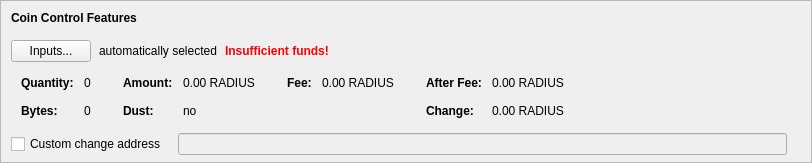
    <widget class="QFrame" name="frameCoinControl">
     <property name="sizePolicy">
      <sizepolicy hsizetype="Expanding" vsizetype="Expanding">
       <horstretch>0</horstretch>
       <verstretch>0</verstretch>
      </sizepolicy>
     </property>
     <property name="maximumSize">
      <size>
       <width>16777215</width>
       <height>16777215</height>
      </size>
     </property>
     <property name="frameShape">
      <enum>QFrame::StyledPanel</enum>
     </property>
     <property name="frameShadow">
      <enum>QFrame::Sunken</enum>
     </property>
     <layout class="QVBoxLayout" name="verticalLayoutCoinControl2">
      <property name="spacing">
       <number>0</number>
      </property>
      <property name="leftMargin">
       <number>0</number>
      </property>
      <property name="topMargin">
       <number>0</number>
      </property>
      <property name="rightMargin">
       <number>0</number>
      </property>
      <property name="bottomMargin">
       <number>6</number>
      </property>
      <item>
       <layout class="QVBoxLayout" name="verticalLayoutCoinControl" stretch="0,0,0,0,1">
        <property name="spacing">
         <number>0</number>
        </property>
        <property name="leftMargin">
         <number>10</number>
        </property>
        <property name="topMargin">
         <number>10</number>
        </property>
        <item>
         <layout class="QHBoxLayout" name="horizontalLayoutCoinControl1">
          <property name="bottomMargin">
           <number>15</number>
          </property>
          <item>
           <widget class="QLabel" name="labelCoinControlFeatures">
            <property name="sizePolicy">
             <sizepolicy hsizetype="Preferred" vsizetype="Maximum">
              <horstretch>0</horstretch>
              <verstretch>0</verstretch>
             </sizepolicy>
            </property>
            <property name="font">
             <font>
              <weight>75</weight>
              <bold>true</bold>
             </font>
            </property>
            <property name="styleSheet">
             <string notr="true">font-weight:bold;</string>
            </property>
            <property name="text">
             <string>Coin Control Features</string>
            </property>
           </widget>
          </item>
         </layout>
        </item>
        <item>
         <layout class="QHBoxLayout" name="horizontalLayoutCoinControl2" stretch="0,0,0,0">
          <property name="spacing">
           <number>8</number>
          </property>
          <property name="bottomMargin">
           <number>10</number>
          </property>
          <item>
           <widget class="QPushButton" name="pushButtonCoinControl">
            <property name="styleSheet">
             <string notr="true"/>
            </property>
            <property name="text">
             <string>Inputs...</string>
            </property>
            <property name="autoDefault">
             <bool>false</bool>
            </property>
           </widget>
          </item>
          <item>
           <widget class="QLabel" name="labelCoinControlAutomaticallySelected">
            <property name="text">
             <string>automatically selected</string>
            </property>
            <property name="margin">
             <number>5</number>
            </property>
           </widget>
          </item>
          <item>
           <widget class="QLabel" name="labelCoinControlInsuffFunds">
            <property name="font">
             <font>
              <weight>75</weight>
              <bold>true</bold>
             </font>
            </property>
            <property name="styleSheet">
             <string notr="true">color:red;font-weight:bold;</string>
            </property>
            <property name="text">
             <string>Insufficient funds!</string>
            </property>
            <property name="margin">
             <number>5</number>
            </property>
           </widget>
          </item>
          <item>
           <spacer name="horizontalSpacerCoinControl">
            <property name="orientation">
             <enum>Qt::Horizontal</enum>
            </property>
            <property name="sizeHint" stdset="0">
             <size>
              <width>40</width>
              <height>1</height>
             </size>
            </property>
           </spacer>
          </item>
         </layout>
        </item>
        <item>
         <widget class="QWidget" name="widgetCoinControl" native="true">
          <property name="sizePolicy">
           <sizepolicy hsizetype="Preferred" vsizetype="Preferred">
            <horstretch>0</horstretch>
            <verstretch>0</verstretch>
           </sizepolicy>
          </property>
          <property name="minimumSize">
           <size>
            <width>0</width>
            <height>0</height>
           </size>
          </property>
          <property name="styleSheet">
           <string notr="true"/>
          </property>
          <layout class="QHBoxLayout" name="horizontalLayoutCoinControl5">
           <property name="leftMargin">
            <number>0</number>
           </property>
           <property name="topMargin">
            <number>0</number>
           </property>
           <property name="rightMargin">
            <number>0</number>
           </property>
           <property name="bottomMargin">
            <number>0</number>
           </property>
           <item>
            <layout class="QHBoxLayout" name="horizontalLayoutCoinControl3" stretch="0,0,0,1">
             <property name="spacing">
              <number>20</number>
             </property>
             <property name="topMargin">
              <number>0</number>
             </property>
             <property name="bottomMargin">
              <number>10</number>
             </property>
             <item>
              <layout class="QFormLayout" name="formLayoutCoinControl1">
               <property name="horizontalSpacing">
                <number>10</number>
               </property>
               <property name="verticalSpacing">
                <number>14</number>
               </property>
               <property name="leftMargin">
                <number>10</number>
               </property>
               <property name="topMargin">
                <number>4</number>
               </property>
               <property name="rightMargin">
                <number>6</number>
               </property>
               <item row="0" column="0">
                <widget class="QLabel" name="labelCoinControlQuantityText">
                 <property name="font">
                  <font>
                   <weight>75</weight>
                   <bold>true</bold>
                  </font>
                 </property>
                 <property name="text">
                  <string>Quantity:</string>
                 </property>
                 <property name="margin">
                  <number>0</number>
                 </property>
                </widget>
               </item>
               <item row="0" column="1">
                <widget class="QLabel" name="labelCoinControlQuantity">
                 <property name="cursor">
                  <cursorShape>IBeamCursor</cursorShape>
                 </property>
                 <property name="contextMenuPolicy">
                  <enum>Qt::ActionsContextMenu</enum>
                 </property>
                 <property name="text">
                  <string notr="true">0</string>
                 </property>
                 <property name="margin">
                  <number>0</number>
                 </property>
                 <property name="textInteractionFlags">
                  <set>Qt::LinksAccessibleByMouse|Qt::TextSelectableByKeyboard|Qt::TextSelectableByMouse</set>
                 </property>
                </widget>
               </item>
               <item row="1" column="0">
                <widget class="QLabel" name="labelCoinControlBytesText">
                 <property name="font">
                  <font>
                   <weight>75</weight>
                   <bold>true</bold>
                  </font>
                 </property>
                 <property name="text">
                  <string>Bytes:</string>
                 </property>
                </widget>
               </item>
               <item row="1" column="1">
                <widget class="QLabel" name="labelCoinControlBytes">
                 <property name="cursor">
                  <cursorShape>IBeamCursor</cursorShape>
                 </property>
                 <property name="contextMenuPolicy">
                  <enum>Qt::ActionsContextMenu</enum>
                 </property>
                 <property name="text">
                  <string notr="true">0</string>
                 </property>
                 <property name="textInteractionFlags">
                  <set>Qt::LinksAccessibleByMouse|Qt::TextSelectableByKeyboard|Qt::TextSelectableByMouse</set>
                 </property>
                </widget>
               </item>
              </layout>
             </item>
             <item>
              <layout class="QFormLayout" name="formLayoutCoinControl2">
               <property name="horizontalSpacing">
                <number>10</number>
               </property>
               <property name="verticalSpacing">
                <number>14</number>
               </property>
               <property name="leftMargin">
                <number>6</number>
               </property>
               <property name="topMargin">
                <number>4</number>
               </property>
               <property name="rightMargin">
                <number>6</number>
               </property>
               <item row="0" column="0">
                <widget class="QLabel" name="labelCoinControlAmountText">
                 <property name="font">
                  <font>
                   <weight>75</weight>
                   <bold>true</bold>
                  </font>
                 </property>
                 <property name="text">
                  <string>Amount:</string>
                 </property>
                 <property name="margin">
                  <number>0</number>
                 </property>
                </widget>
               </item>
               <item row="0" column="1">
                <widget class="QLabel" name="labelCoinControlAmount">
                 <property name="cursor">
                  <cursorShape>IBeamCursor</cursorShape>
                 </property>
                 <property name="contextMenuPolicy">
                  <enum>Qt::ActionsContextMenu</enum>
                 </property>
                 <property name="text">
                  <string notr="true">0.00 RADIUS</string>
                 </property>
                 <property name="textInteractionFlags">
                  <set>Qt::LinksAccessibleByMouse|Qt::TextSelectableByKeyboard|Qt::TextSelectableByMouse</set>
                 </property>
                </widget>
               </item>
               <item row="1" column="0">
                <widget class="QLabel" name="labelCoinControlLowOutputText">
                 <property name="font">
                  <font>
                   <weight>75</weight>
                   <bold>true</bold>
                  </font>
                 </property>
                 <property name="text">
                  <string>Dust:</string>
                 </property>
                </widget>
               </item>
               <item row="1" column="1">
                <widget class="QLabel" name="labelCoinControlLowOutput">
                 <property name="cursor">
                  <cursorShape>IBeamCursor</cursorShape>
                 </property>
                 <property name="contextMenuPolicy">
                  <enum>Qt::ActionsContextMenu</enum>
                 </property>
                 <property name="text">
                  <string notr="true">no</string>
                 </property>
                 <property name="textInteractionFlags">
                  <set>Qt::LinksAccessibleByMouse|Qt::TextSelectableByKeyboard|Qt::TextSelectableByMouse</set>
                 </property>
                </widget>
               </item>
              </layout>
             </item>
             <item>
              <layout class="QFormLayout" name="formLayoutCoinControl3">
               <property name="horizontalSpacing">
                <number>10</number>
               </property>
               <property name="verticalSpacing">
                <number>14</number>
               </property>
               <property name="leftMargin">
                <number>6</number>
               </property>
               <property name="topMargin">
                <number>4</number>
               </property>
               <property name="rightMargin">
                <number>6</number>
               </property>
               <item row="0" column="0">
                <widget class="QLabel" name="labelCoinControlFeeText">
                 <property name="font">
                  <font>
                   <weight>75</weight>
                   <bold>true</bold>
                  </font>
                 </property>
                 <property name="text">
                  <string>Fee:</string>
                 </property>
                 <property name="margin">
                  <number>0</number>
                 </property>
                </widget>
               </item>
               <item row="0" column="1">
                <widget class="QLabel" name="labelCoinControlFee">
                 <property name="cursor">
                  <cursorShape>IBeamCursor</cursorShape>
                 </property>
                 <property name="contextMenuPolicy">
                  <enum>Qt::ActionsContextMenu</enum>
                 </property>
                 <property name="text">
                  <string notr="true">0.00 RADIUS</string>
                 </property>
                 <property name="textInteractionFlags">
                  <set>Qt::LinksAccessibleByMouse|Qt::TextSelectableByKeyboard|Qt::TextSelectableByMouse</set>
                 </property>
                </widget>
               </item>
             </layout>
             </item>
             <item>
              <layout class="QFormLayout" name="formLayoutCoinControl4">
               <property name="horizontalSpacing">
                <number>10</number>
               </property>
               <property name="verticalSpacing">
                <number>14</number>
               </property>
               <property name="leftMargin">
                <number>6</number>
               </property>
               <property name="topMargin">
                <number>4</number>
               </property>
               <property name="rightMargin">
                <number>6</number>
               </property>
               <item row="0" column="0">
                <widget class="QLabel" name="labelCoinControlAfterFeeText">
                 <property name="font">
                  <font>
                   <weight>75</weight>
                   <bold>true</bold>
                  </font>
                 </property>
                 <property name="text">
                  <string>After Fee:</string>
                 </property>
                 <property name="margin">
                  <number>0</number>
                 </property>
                </widget>
               </item>
               <item row="0" column="1">
                <widget class="QLabel" name="labelCoinControlAfterFee">
                 <property name="cursor">
                  <cursorShape>IBeamCursor</cursorShape>
                 </property>
                 <property name="contextMenuPolicy">
                  <enum>Qt::ActionsContextMenu</enum>
                 </property>
                 <property name="text">
                  <string notr="true">0.00 RADIUS</string>
                 </property>
                 <property name="textInteractionFlags">
                  <set>Qt::LinksAccessibleByMouse|Qt::TextSelectableByKeyboard|Qt::TextSelectableByMouse</set>
                 </property>
                </widget>
               </item>
               <item row="1" column="0">
                <widget class="QLabel" name="labelCoinControlChangeText">
                 <property name="font">
                  <font>
                   <weight>75</weight>
                   <bold>true</bold>
                  </font>
                 </property>
                 <property name="text">
                  <string>Change:</string>
                 </property>
                </widget>
               </item>
               <item row="1" column="1">
                <widget class="QLabel" name="labelCoinControlChange">
                 <property name="cursor">
                  <cursorShape>IBeamCursor</cursorShape>
                 </property>
                 <property name="contextMenuPolicy">
                  <enum>Qt::ActionsContextMenu</enum>
                 </property>
                 <property name="text">
                  <string notr="true">0.00 RADIUS</string>
                 </property>
                 <property name="textInteractionFlags">
                  <set>Qt::LinksAccessibleByMouse|Qt::TextSelectableByKeyboard|Qt::TextSelectableByMouse</set>
                 </property>
                </widget>
               </item>
              </layout>
             </item>
            </layout>
           </item>
          </layout>
         </widget>
        </item>
        <item>
         <layout class="QHBoxLayout" name="horizontalLayoutCoinControl4" stretch="0,0,0">
          <property name="spacing">
           <number>12</number>
          </property>
          <property name="sizeConstraint">
           <enum>QLayout::SetDefaultConstraint</enum>
          </property>
          <property name="topMargin">
           <number>5</number>
          </property>
          <property name="rightMargin">
           <number>5</number>
          </property>
          <item>
           <widget class="QCheckBox" name="checkBoxCoinControlChange">
            <property name="toolTip">
             <string>If this is activated, but the change address is empty or invalid, change will be sent to a newly generated address.</string>
            </property>
            <property name="text">
             <string>Custom change address</string>
            </property>
           </widget>
          </item>
          <item>
           <widget class="QValidatedLineEdit" name="lineEditCoinControlChange">
            <property name="enabled">
             <bool>false</bool>
            </property>
            <property name="sizePolicy">
             <sizepolicy hsizetype="Expanding" vsizetype="Fixed">
              <horstretch>0</horstretch>
              <verstretch>0</verstretch>
             </sizepolicy>
            </property>
           </widget>
          </item>
          <item>
           <widget class="QLabel" name="labelCoinControlChangeLabel">
            <property name="sizePolicy">
             <sizepolicy hsizetype="Preferred" vsizetype="Expanding">
              <horstretch>0</horstretch>
              <verstretch>0</verstretch>
             </sizepolicy>
            </property>
            <property name="minimumSize">
             <size>
              <width>0</width>
              <height>0</height>
             </size>
            </property>
            <property name="text">
             <string/>
            </property>
            <property name="margin">
             <number>3</number>
            </property>
           </widget>
          </item>
         </layout>
        </item>
        <item>
         <spacer name="verticalSpacerCoinControl">
          <property name="orientation">
           <enum>Qt::Vertical</enum>
          </property>
          <property name="sizeHint" stdset="0">
           <size>
            <width>800</width>
            <height>1</height>
           </size>
          </property>
         </spacer>
        </item>
       </layout>
      </item>
     </layout>
    </widget>
